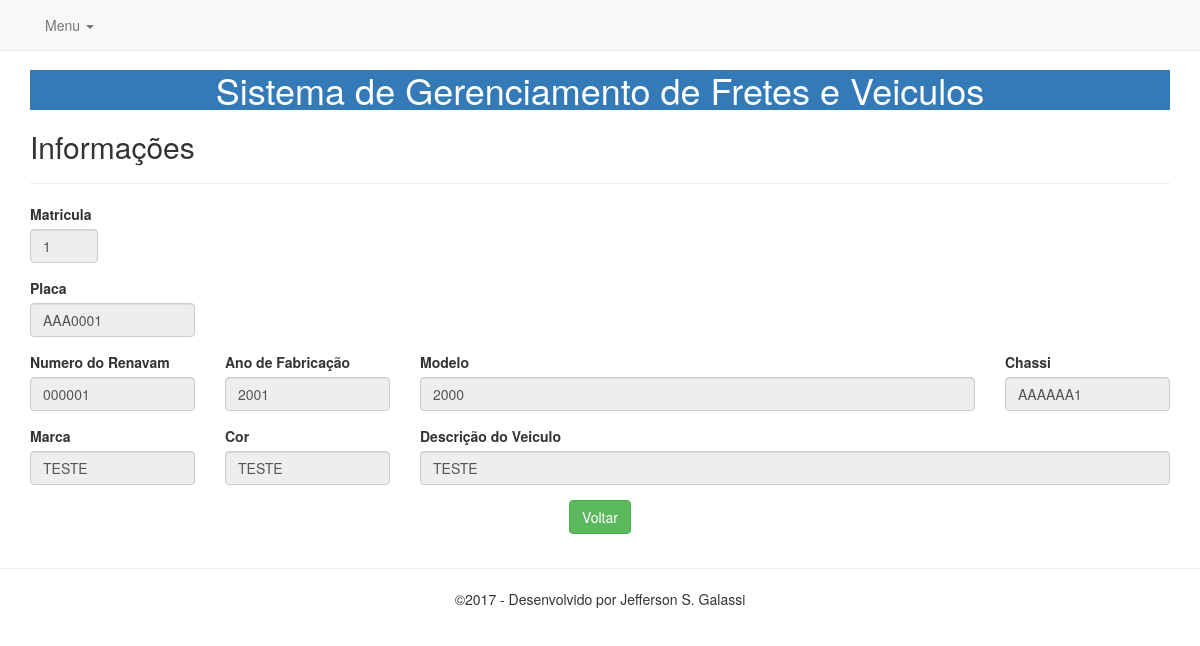
The app's page /veiculos/view.php?veiculo_id=1 with its own data.
### tables this page shows
CREATE TABLE `veiculo` (
  `veiculo_id` int(11) NOT NULL,
  `placa` varchar(10) DEFAULT NULL,
  `nro_renavam` varchar(20) DEFAULT NULL,
  `ano` varchar(9) DEFAULT NULL,
  `modelo` varchar(45) DEFAULT NULL,
  `chassi` varchar(25) DEFAULT NULL,
  `marca` varchar(45) DEFAULT NULL,
  `cor` varchar(45) DEFAULT NULL,
  `descricao` text
);

### veiculos/view.php (the view)
<link href="../css/bootstrap.min.css" rel="stylesheet">
<?php include_once '../inc/header.php'; ?>
<?php include_once '../conex/conexao.php';?>
<h2>Informações</h2>
<hr/>
<?php
$veiculo_id = $_GET['veiculo_id'];
$rows = $PDO->query("SELECT * FROM trans.veiculo where veiculo_id = '$veiculo_id'");
$row = $rows->fetch (PDO::FETCH_ASSOC);
?>
<form action="edit.php" method="post">
<div class="row">
<div class="form-group col-md-1">
	<label for="campo1">Matricula</label>
	<input type="text" class="form-control" name="veiculo_id" value="<?php echo $row['veiculo_id']?>" disabled>
</div>
</div>
<div class="row">
<div class="form-group col-md-2">
	<label for="campo1">Placa</label>
    <input type="text" class="form-control" name="placa"  style="text-transform:uppercase"  value="<?php echo $row['placa']?>" disabled>
</div>
</div>
<div class="row">
<div class="form-group col-md-2">
	<label for="campo2">Numero do Renavam</label>
	<input type="number" class="form-control" name="nro_renavam" value="<?php echo $row['nro_renavam']?>" disabled>
</div>
<div class="form-group col-md-2">
	<label for="campo3">Ano de Fabricação</label>
	<input type="number" class="form-control" name="ano" value="<?php echo $row['ano']?>" disabled>
</div>
<div class="form-group col-md-6">
	<label for="campo4">Modelo</label>
	<input type="text" class="form-control" name="modelo"  style="text-transform:uppercase"  value="<?php echo $row['modelo']?>" disabled>
</div>
<div class="form-group col-md-2">
	<label for="campo5">Chassi</label>
	<input type="text" class="form-control" name="chassi"  style="text-transform:uppercase"  value="<?php echo $row['chassi']?>" disabled>
</div>
</div>
<div class="row">
<div class="form-group col-md-2">
	<label for="campo6">Marca</label>
	<input type="text" class="form-control" name="marca"  style="text-transform:uppercase"  value="<?php echo $row['marca']?>" disabled>
</div>
<div class="form-group col-md-2">
	<label for="campo7">Cor</label>
	<input type="text" class="form-control" name="cor"  style="text-transform:uppercase"  value="<?php echo $row['cor']?>" disabled>
</div>
<div class="form-group col-md-8">
	<label for="campo5">Descrição do Veiculo</label>
	<input type="text" class="form-control" name="descricao" style="text-transform:uppercase"  value="<?php echo $row['descricao']?>" disabled>
</div>
</div>
<center>
<div id="actions" class="row">
	<div class="col-md-12">
        <a href="read.php" class="btn btn-success">Voltar</a>
</div>
</div>
</center>
</form>
<?php include_once '../inc/footer.php'; ?>

### inc/header.php (style rules this page uses)
body { padding-top: 50px; padding-bottom: 20px; }

### records on screen
veiculo: veiculo_id "1", placa "AAA0001", nro_renavam "000001", ano "2001", modelo "2000", chassi "AAAAAA1", marca "TESTE", cor "TESTE", descricao "TESTE"
